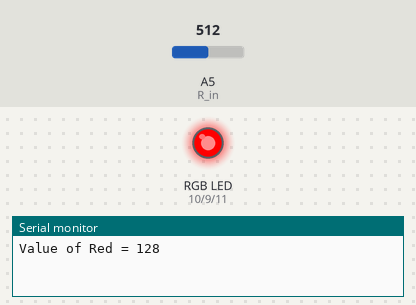
Simulated run of this sketch. Board: Arduino Uno, built with avr-gcc and run on an emulated ATmega328P. On the bench: an RGB LED mixed from three pins (HIGH = lit), the last lines printed to the serial monitor. The test bench sets the inputs (shaded band); at power-on: A5 (R_in) = 512.

Above: at 0.2 s.
At 0.7 s:
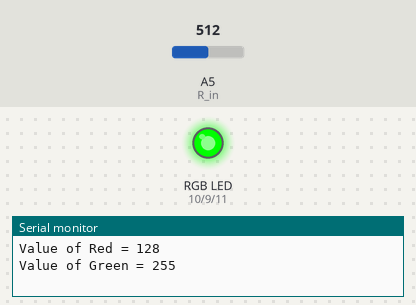
At 2.7 s:
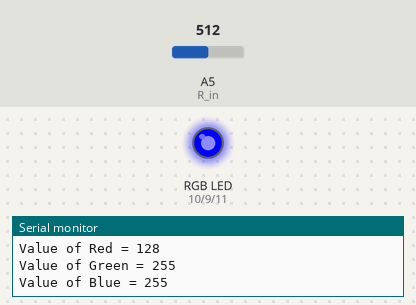
Timing chart, 0 to 3.5 s (numbered marks = the images above):
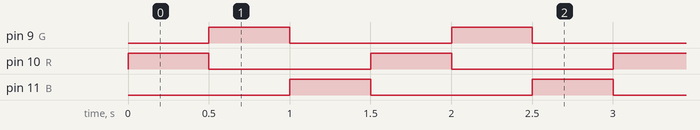

Measured:
- by itself, pin 9 (G), pin 10 (R), pin 11 (B): alternates HIGH for 0.50 s and LOW for 1.0 s
- by itself, everything shown: repeats every 1.5 s, in 4 steps

The sketch:

RGB_Discreet.ino
```cpp
int R = 10;
int G = 9;
int B = 11;
int R_in = A5;
int R_value;

void setup() {
  // put your setup code here, to run once:
  pinMode(R, OUTPUT);
  pinMode(G, OUTPUT);
  pinMode(B, OUTPUT);
  pinMode(R_in, INPUT);
  Serial.begin(9600);
}

void loop() {
  // put your main code here, to run repeatedly:
  analogWrite(R, 255);
  R_value = analogRead(R_in);
  Serial.print("Value of Red = ");
  Serial.println(R_value/4);

  delay(500);
  analogWrite(R, 0);

  analogWrite(G, 255);
  Serial.println("Value of Green = 255");
  delay(500);
  analogWrite(G, 0);

  analogWrite(B, 255);
  Serial.println("Value of Blue = 255");
  delay(500);
  analogWrite(B, 0);


}
```
